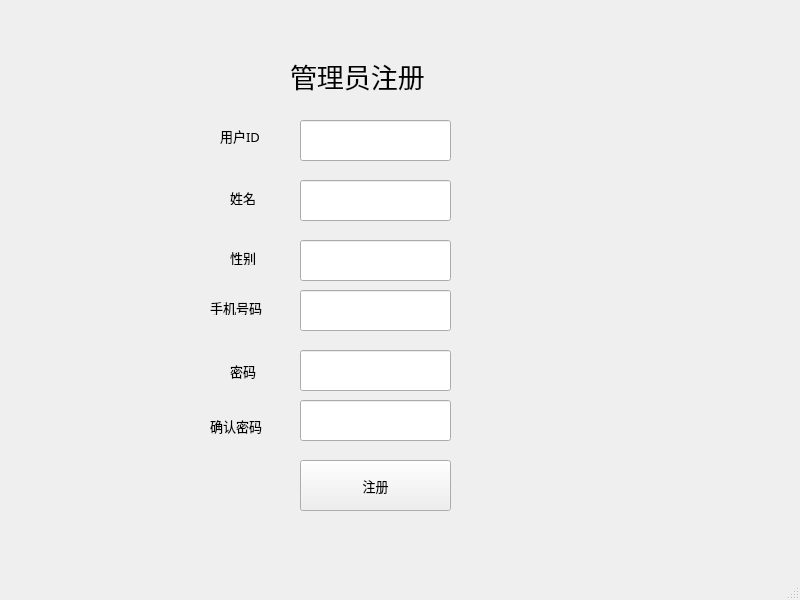
<?xml version="1.0" encoding="UTF-8"?>
<ui version="4.0">
 <class>MainWindow</class>
 <widget class="QMainWindow" name="MainWindow">
  <property name="geometry">
   <rect>
    <x>0</x>
    <y>0</y>
    <width>800</width>
    <height>600</height>
   </rect>
  </property>
  <property name="font">
   <font>
    <family>宋体</family>
    <pointsize>10</pointsize>
   </font>
  </property>
  <property name="windowTitle">
   <string>MainWindow</string>
  </property>
  <widget class="QWidget" name="centralwidget">
   <widget class="QLabel" name="label">
    <property name="geometry">
     <rect>
      <x>290</x>
      <y>30</y>
      <width>191</width>
      <height>91</height>
     </rect>
    </property>
    <property name="font">
     <font>
      <family>宋体</family>
      <pointsize>20</pointsize>
     </font>
    </property>
    <property name="text">
     <string>管理员注册</string>
    </property>
   </widget>
   <widget class="QLabel" name="label_2">
    <property name="geometry">
     <rect>
      <x>220</x>
      <y>120</y>
      <width>72</width>
      <height>31</height>
     </rect>
    </property>
    <property name="font">
     <font>
      <family>宋体</family>
      <pointsize>10</pointsize>
     </font>
    </property>
    <property name="text">
     <string>用户ID</string>
    </property>
   </widget>
   <widget class="QLabel" name="label_3">
    <property name="geometry">
     <rect>
      <x>230</x>
      <y>360</y>
      <width>72</width>
      <height>21</height>
     </rect>
    </property>
    <property name="font">
     <font>
      <family>宋体</family>
      <pointsize>10</pointsize>
     </font>
    </property>
    <property name="text">
     <string>密码</string>
    </property>
   </widget>
   <widget class="QLineEdit" name="lineEdit">
    <property name="geometry">
     <rect>
      <x>300</x>
      <y>350</y>
      <width>151</width>
      <height>41</height>
     </rect>
    </property>
    <property name="font">
     <font>
      <family>宋体</family>
      <pointsize>6</pointsize>
     </font>
    </property>
    <property name="echoMode">
     <enum>QLineEdit::Password</enum>
    </property>
   </widget>
   <widget class="QLabel" name="label_4">
    <property name="geometry">
     <rect>
      <x>210</x>
      <y>410</y>
      <width>72</width>
      <height>31</height>
     </rect>
    </property>
    <property name="font">
     <font>
      <family>宋体</family>
      <pointsize>10</pointsize>
     </font>
    </property>
    <property name="text">
     <string>确认密码</string>
    </property>
   </widget>
   <widget class="QLineEdit" name="lineEdit_2">
    <property name="geometry">
     <rect>
      <x>300</x>
      <y>400</y>
      <width>151</width>
      <height>41</height>
     </rect>
    </property>
    <property name="echoMode">
     <enum>QLineEdit::Password</enum>
    </property>
   </widget>
   <widget class="QPushButton" name="pushButton">
    <property name="geometry">
     <rect>
      <x>300</x>
      <y>460</y>
      <width>151</width>
      <height>51</height>
     </rect>
    </property>
    <property name="font">
     <font>
      <family>宋体</family>
      <pointsize>10</pointsize>
     </font>
    </property>
    <property name="text">
     <string>注册</string>
    </property>
   </widget>
   <widget class="QLabel" name="label_5">
    <property name="geometry">
     <rect>
      <x>230</x>
      <y>190</y>
      <width>72</width>
      <height>15</height>
     </rect>
    </property>
    <property name="font">
     <font>
      <family>宋体</family>
      <pointsize>10</pointsize>
     </font>
    </property>
    <property name="text">
     <string>姓名</string>
    </property>
   </widget>
   <widget class="QLineEdit" name="lineEdit_3">
    <property name="geometry">
     <rect>
      <x>300</x>
      <y>120</y>
      <width>151</width>
      <height>41</height>
     </rect>
    </property>
   </widget>
   <widget class="QLineEdit" name="lineEdit_4">
    <property name="geometry">
     <rect>
      <x>300</x>
      <y>180</y>
      <width>151</width>
      <height>41</height>
     </rect>
    </property>
   </widget>
   <widget class="QLabel" name="label_6">
    <property name="geometry">
     <rect>
      <x>230</x>
      <y>250</y>
      <width>72</width>
      <height>15</height>
     </rect>
    </property>
    <property name="text">
     <string>性别</string>
    </property>
   </widget>
   <widget class="QLineEdit" name="lineEdit_5">
    <property name="geometry">
     <rect>
      <x>300</x>
      <y>240</y>
      <width>151</width>
      <height>41</height>
     </rect>
    </property>
   </widget>
   <widget class="QLabel" name="label_7">
    <property name="geometry">
     <rect>
      <x>210</x>
      <y>300</y>
      <width>72</width>
      <height>15</height>
     </rect>
    </property>
    <property name="text">
     <string>手机号码</string>
    </property>
   </widget>
   <widget class="QLineEdit" name="lineEdit_6">
    <property name="geometry">
     <rect>
      <x>300</x>
      <y>290</y>
      <width>151</width>
      <height>41</height>
     </rect>
    </property>
   </widget>
  </widget>
  <widget class="QMenuBar" name="menubar">
   <property name="geometry">
    <rect>
     <x>0</x>
     <y>0</y>
     <width>800</width>
     <height>23</height>
    </rect>
   </property>
  </widget>
  <widget class="QStatusBar" name="statusbar"/>
 </widget>
 <resources/>
 <connections/>
</ui>
